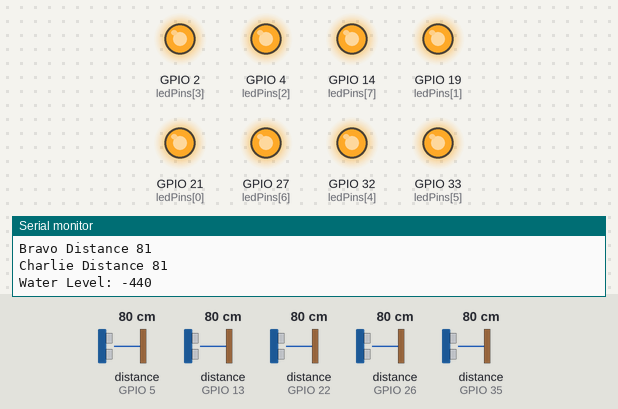
Bench run of a program on a simulated ESP32. Shown: output pins drawn as LEDs (lit = HIGH), the last lines printed to the serial monitor. Inputs (shaded band) come from the test bench; at power-on: distance to the obstacle (sensors on GPIO 22, GPIO 5, GPIO 26, GPIO 13, GPIO 35) 80 cm. WiFi joins after 1.5 s; servers stay silent unless stated; no MQTT or app messages arrive unless stated.

Above: at 3.2 s.
3.3 s: distance to the obstacle (sensor on GPIO 22) set to 95 cm
4.8 s: distance to the obstacle (sensor on GPIO 22) set to 102 cm
At 6.0 s:
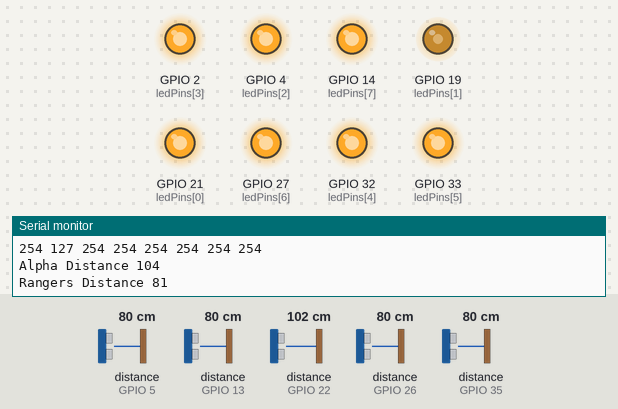
6.4 s: distance to the obstacle (sensor on GPIO 5) set to 92 cm
7.9 s: distance to the obstacle (sensor on GPIO 5) set to 101 cm
At 8.5 s:
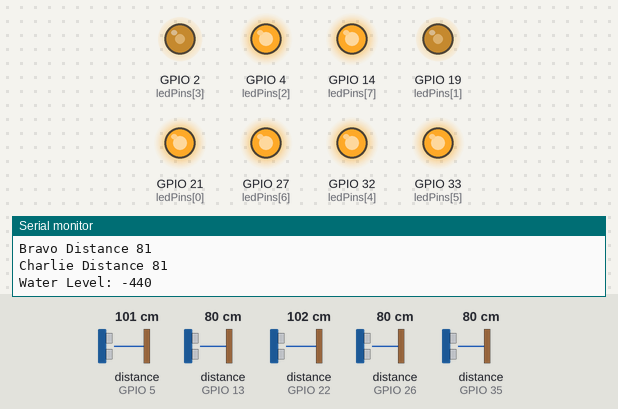
9.4 s: distance to the obstacle (sensor on GPIO 26) set to 93 cm
10.9 s: distance to the obstacle (sensor on GPIO 26) set to 101 cm
At 12.0 s:
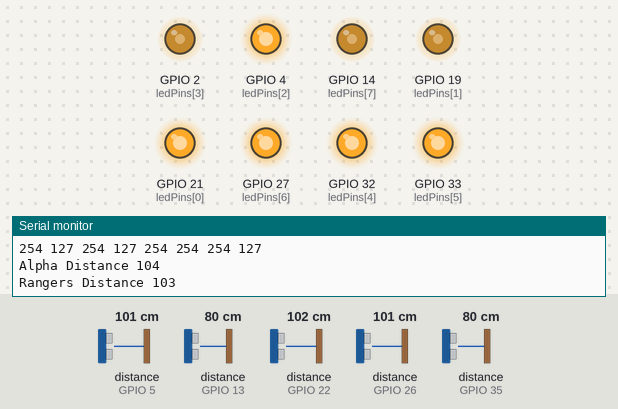
Timing chart, 0 to 13.4 s (numbered marks = the images above; inputs shaded):
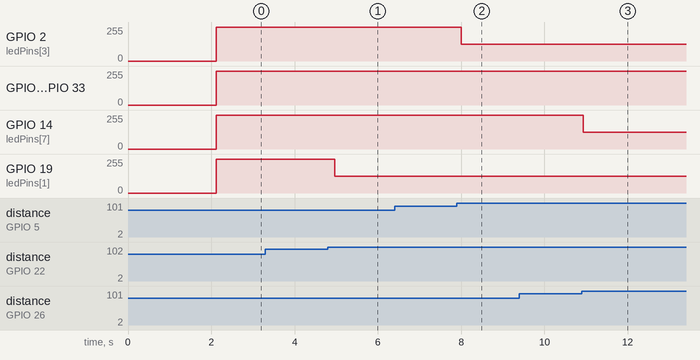

The program:

main.cpp
```cpp
#include <Arduino.h>
#include <NewPing.h>
#include <PubSubClient.h>
#include <WiFi.h>
/*
## ESP32 ULTRASONIC DISTANCE RANGE CONTROL
Path Will be named in this format
1. Alpha Avenue,
2. Rangers Route,
3. Bravo Boulevard,
4. Charlie Lane,
*/
// Pump configuration
NewPing TankSensor(12, 13, 200);
#define SONAR_TOTAL_SIZE 200

// -----------# For direction Alpha Avenue #----------- //
NewPing Alpha(23,22, 200);
#define ALPHA_TOTAL_SIZE 200

// -----------# For direction Rangers Route #----------- //
NewPing Rangers(18,5, 200);
#define RANGERS_TOTAL_SIZE 200

// -----------# For direction Bravo Boulevard #----------- //
NewPing Bravo(34,35, 200);
#define BRAVO_TOTAL_SIZE 200

// -----------# For direction Charlie Lane #----------- //
NewPing Charlie(25,26, 200);
#define CHARLIE_TOTAL_SIZE 200

// -----------# LED CONFIGURATION #----------- //
uint8_t currentValue[8] = {0,0,0,0,0,0,0,0};
uint8_t ledPins[8] = {21,19,4,2,32,33,27,14};
uint8_t DISTANCE_TO_TRIGGER[8] = {ALPHA_TOTAL_SIZE,ALPHA_TOTAL_SIZE/2,RANGERS_TOTAL_SIZE,RANGERS_TOTAL_SIZE/2,BRAVO_TOTAL_SIZE,BRAVO_TOTAL_SIZE/2,CHARLIE_TOTAL_SIZE,CHARLIE_TOTAL_SIZE/2};
u_int8_t CURRENT_DISTANCE[8] = {0,0,0,0,0,0,0,0};

//--------------------- MQTT CONFIGURATION -----------------------//
#define MAX_TOPIC 7
const String Topic_TO_Subscribe[MAX_TOPIC] = {
    "IoT/lawn/light1",
    "IoT/lawn/light2",
    "IoT/lawn/light3",
    "IoT/lawn/light4",
    "IoT/lawn/brightness1",
    "IoT/lawn/brightness2",
    "IoT/lawn/autonomousLighting",
};
int ValueOfSubScribedTopic[MAX_TOPIC] = {1, 1, 1, 1, 100, 50, 1};
#define MAXIMUM_BRIGHTNESS ValueOfSubScribedTopic[4]
#define MINIMUM_BRIGHTNESS ValueOfSubScribedTopic[5]
#define AUTONOMOUSLIGHTING ValueOfSubScribedTopic[6]

const char *mqtt_server = "ec2-35-170-242-83.compute-1.amazonaws.com";
//----------------------------Wifi Config --------------------------------
char SSID[15] = "ConForNode1";
char PASSWORD[15] = "12345678";
// --------------------------Instances ------------------------------------
WiFiClient wifi;
PubSubClient client(wifi);
#define DEBUG_MODE 1
unsigned long lastTime = 0;
unsigned long timerDelay = 8000;
int waterLevel = 0;
#define TANKSIZE 15 //in cm

void updateWaterLevel() {
  int distanceToWater = TankSensor.ping_cm();
  int waterDepth = TANKSIZE - distanceToWater;
  waterLevel = (waterDepth * 100) / TANKSIZE;
  Serial.print("Water Level: ");
    Serial.println(waterLevel);
    // publish every 5 seconds
if (millis() - lastTime >= timerDelay) {
    lastTime = millis();
    client.publish("IoT/auxiliary/tankLevel", String(waterLevel).c_str(), true);
  }


}

/**
 * Refreshes the current distance measurements from multiple sensors and updates the CURRENT_DISTANCE array.
 *
 * No parameters.
 *
 * No return value.
 *
 * No potential errors.
 */
void RefreshCurrentDistance(){
CURRENT_DISTANCE[0] = Alpha.ping_cm();
CURRENT_DISTANCE[1] = Alpha.ping_cm();
Serial.printf("Alpha Distance %d \n" ,CURRENT_DISTANCE[0]);
CURRENT_DISTANCE[2] = Rangers.ping_cm();
CURRENT_DISTANCE[3] = Rangers.ping_cm();
Serial.printf("Rangers Distance %d \n",CURRENT_DISTANCE[2]);
CURRENT_DISTANCE[4] = Bravo.ping_cm();
CURRENT_DISTANCE[5] = Bravo.ping_cm();
Serial.printf("Bravo Distance %d \n",CURRENT_DISTANCE[4]);
CURRENT_DISTANCE[6] = Charlie.ping_cm();
CURRENT_DISTANCE[7] = Charlie.ping_cm();
Serial.printf("Charlie Distance %d \n",CURRENT_DISTANCE[6]);
}
/**
 * Refreshes the output by writing current values to the LED pins.
 *
 */
void RefreshOutput(){
  for (int i = 0; i < 8; i++) {
    analogWrite(ledPins[i],currentValue[i]);
  }
}
/**
 * A callback function that handles incoming messages from a subscribed topic.
 *
 * @param topic The topic of the incoming message.
 * @param payload The payload of the incoming message.
 * @param length The length of the payload.
 *
 * @throws None
 */
void callback(char *topic, byte *payload, unsigned int length)
{

  String message;

  for (int i = 0; i < length; i++)
  {
    message += (char)payload[i];
  }
#if DEBUG_MODE
  Serial.print("Message arrived [");
  Serial.print(topic);
  Serial.print("] ");
  Serial.println(message);
#endif
  for (int i = 0; i < MAX_TOPIC; i++)
  {
    if (String(Topic_TO_Subscribe[i]) == String(topic))
    {

      // For topics that can have other values
      ValueOfSubScribedTopic[i] = message.toInt();
      break;
    }
  }
}


/**
 * Initializes the setup for the program, including connecting to WiFi, setting up the MQTT client,
 * and declaring LED pins as outputs.
 *
 */
void setup() {
Serial.begin(115200);
  WiFi.begin(SSID, PASSWORD);
 uint8_t i = 0;
    while (WiFi.status() != WL_CONNECTED)
    {

#if DEBUG_MODE
        Serial.println("Connecting to WiFi..");
#endif

        delay(1000);
        i++;
        if (i > 12)
        {
            break;
        }
    }

  // Serial.println("Connected to the WiFi network");
  client.setServer(mqtt_server, 1883);
  client.setCallback(callback);
  if (client.connect("lawnNode"))
  {

#if DEBUG_MODE
    Serial.println("connected");
#endif
    for (int i = 0; i < MAX_TOPIC; i++)
    {
#if DEBUG_MODE
      Serial.print("Subscribing to: ");
      Serial.println(Topic_TO_Subscribe[i]);
#endif
      client.subscribe((Topic_TO_Subscribe[i]).c_str());
    }
  }
  // declare led pins as outputs
  for (int i = 0; i < 3; i++)
  {
    pinMode(ledPins[i], OUTPUT);
  }
}
void MakeDecision(){
  if (AUTONOMOUSLIGHTING){
  for (int i = 0; i < 8; i++) {
    if (CURRENT_DISTANCE[i] < DISTANCE_TO_TRIGGER[i]) {
      currentValue[i] = MAXIMUM_BRIGHTNESS*2.55;
    } else {
      currentValue[i] = MINIMUM_BRIGHTNESS*2.55;
    }
  }}
  else {
    for (int i = 0; i < 4; i++) {
      currentValue[i*2] = ValueOfSubScribedTopic[i]*2.55*MAXIMUM_BRIGHTNESS;
      currentValue[i*2+1] = ValueOfSubScribedTopic[i]*2.55*MINIMUM_BRIGHTNESS;
  }
  }
}

void loop() {
  client.loop();
  RefreshCurrentDistance();
  MakeDecision();
  updateWaterLevel();

  RefreshOutput();
  delay(100);
#if DEBUG_MODE
Serial.println("Current Brightness");
for (int i = 0; i < 8; i++) {
    Serial.print(currentValue[i]);
    Serial.print(" ");
  }
  Serial.println("");
#endif
}
```

Measured:
- the behaviour switches between 97 and 98 cm on distance to the obstacle (sensor on GPIO 22) (found by bisection; images 0 and 1)
- the behaviour switches between 97 and 98 cm on distance to the obstacle (sensor on GPIO 5) (found by bisection; images 1 and 2)
- the behaviour switches between 97 and 98 cm on distance to the obstacle (sensor on GPIO 26) (found by bisection; images 2 and 3)
- after the input at 4.8 s, GPIO 19 (ledPins[1]): 254/255 → 127/255 after 0.16 s
- after the input at 7.9 s, GPIO 2 (ledPins[3]): 254/255 → 127/255 after 0.10 s
- after the input at 10.9 s, GPIO 14 (ledPins[7]): 254/255 → 127/255 at once
